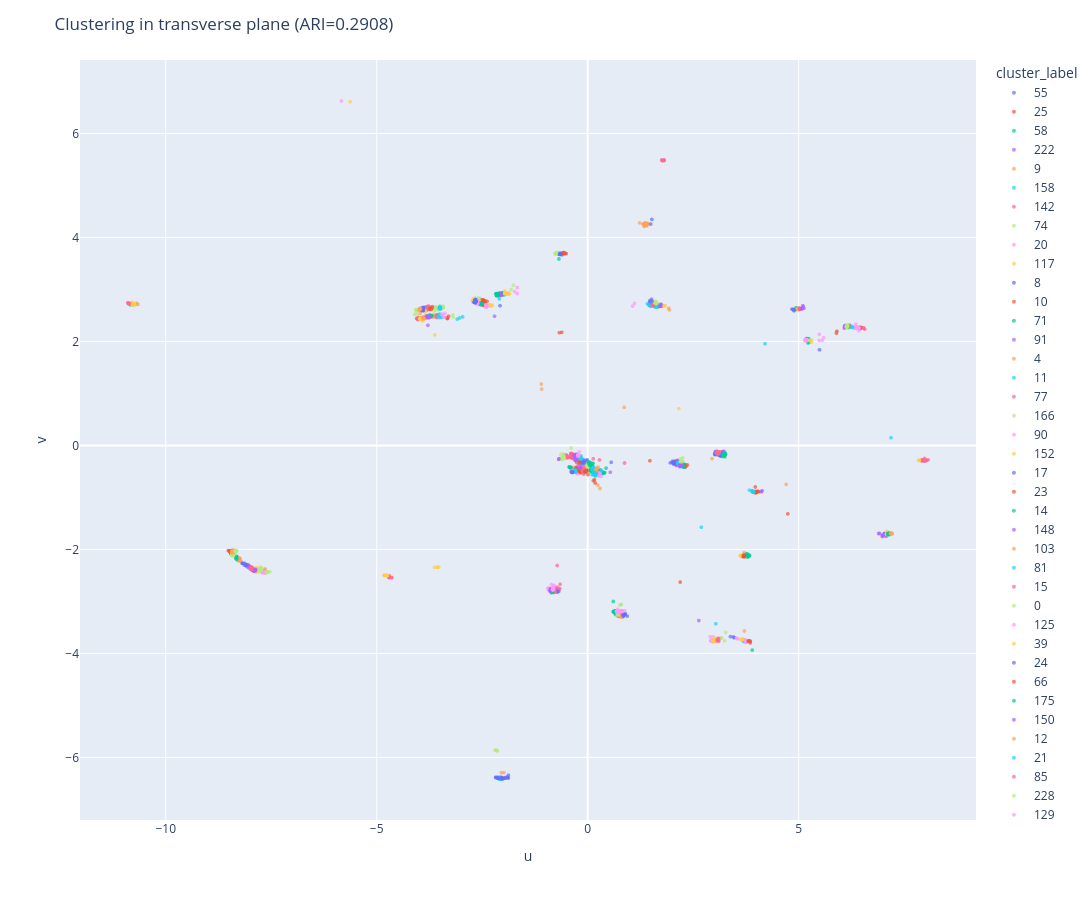
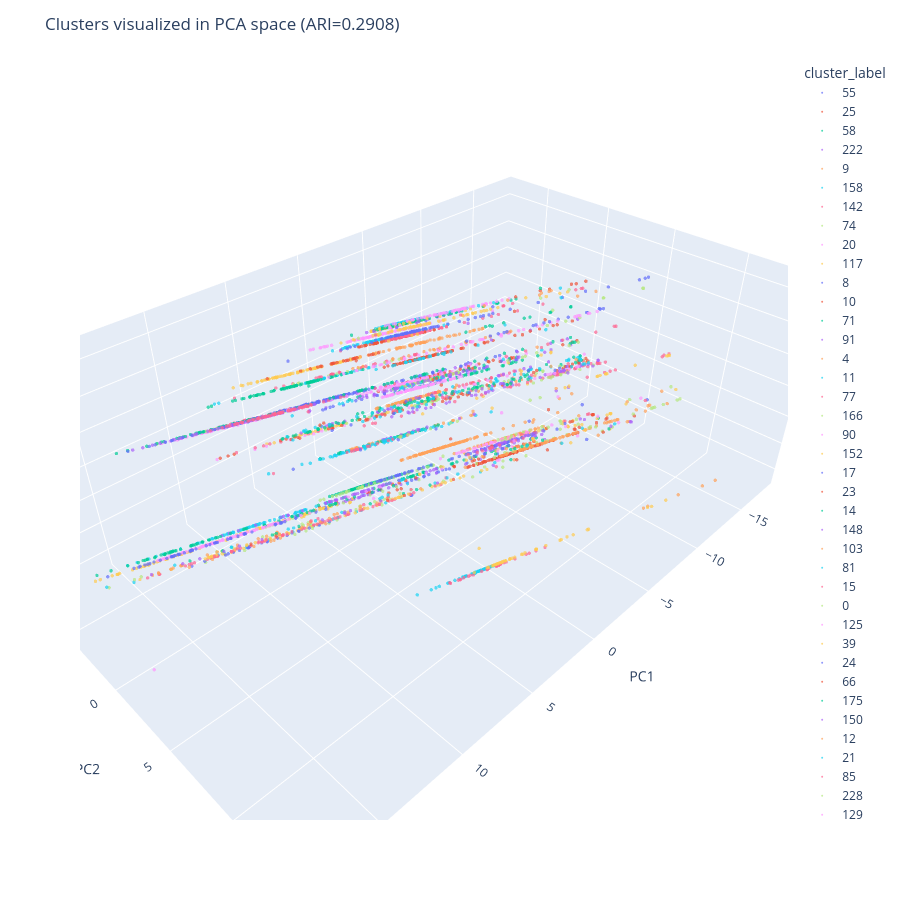

The code cell stored with these charts, in order, in its notebook:
### Code cell
from sklearn.cluster import AgglomerativeClustering
from sklearn.metrics import adjusted_rand_score
import pandas as pd
import plotly.express as px

# ============================================================
# Transverse coordinates from previous step
# ============================================================
# u = X3 @ e1
# v = X3 @ e2

X_transverse = np.column_stack([u, v])

# ============================================================
# Truth labels
# ============================================================
truth = (
    df_plot["particle_number_original"]
    .astype("category")
    .cat.codes
    .values
)

n_particles = len(np.unique(truth))

print("Number of particles:", n_particles)

# ============================================================
# Agglomerative clustering in transverse plane
# ============================================================
clusterer = AgglomerativeClustering(
    n_clusters=n_particles,
    linkage="ward"
)

labels = clusterer.fit_predict(X_transverse)

ari = adjusted_rand_score(
    truth,
    labels
)

print("ARI =", ari)

# ============================================================
# Store labels
# ============================================================
df_plot["cluster_label"] = labels.astype(str)

# ============================================================
# 2D projection plot
# ============================================================
df_uv = pd.DataFrame({
    "u": u,
    "v": v,
    "cluster_label": labels.astype(str),
})

fig = px.scatter(
    df_uv,
    x="u",
    y="v",
    color="cluster_label",
    opacity=0.7,
)

fig.update_traces(marker=dict(size=4))

fig.update_layout(
    title=f"Clustering in transverse plane (ARI={ari:.4f})",
    width=1200,
    height=900,
)

fig.show()

# ============================================================
# Visualize clusters back in PCA 3D
# ============================================================
df_vis = pd.DataFrame({
    "PC1": X3[:, 0],
    "PC2": X3[:, 1],
    "PC3": X3[:, 2],
    "cluster_label": labels.astype(str),
})

fig = px.scatter_3d(
    df_vis,
    x="PC1",
    y="PC2",
    z="PC3",
    color="cluster_label",
    opacity=0.7,
)

fig.update_traces(marker=dict(size=2))

fig.update_layout(
    title=f"Clusters visualized in PCA space (ARI={ari:.4f})",
    height=900,
)

fig.show()
